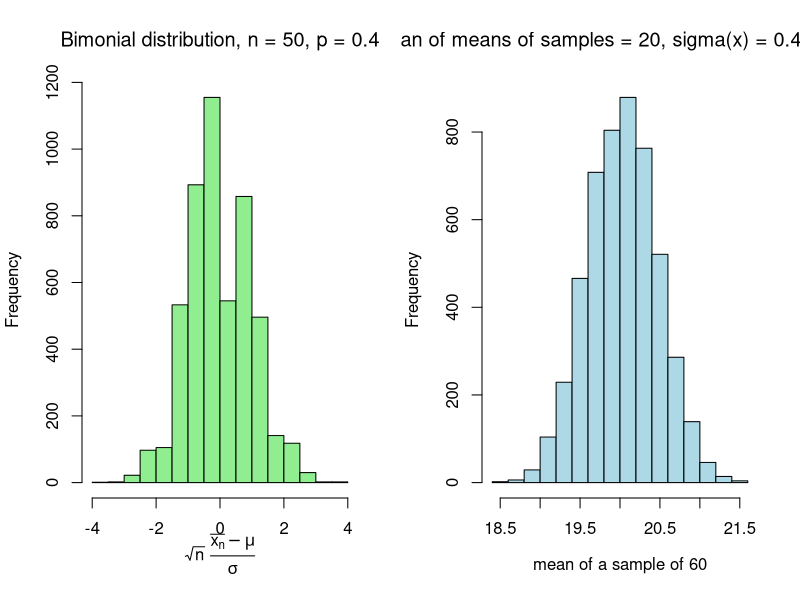

Generate this figure with R:
#
CLT <- function(n, size, prob, sampleSize)
{ 
	par(new=FALSE, mfrow=c(1,2))

	x <- rbinom(n, size, prob)

	#in class
 	y <- sqrt(size) * (x/size - prob) / sqrt(prob * (1- prob))
	hist(y , col='light green',
	     main = substitute(paste("Bimonial distribution, n = ", v1, ", p = ", v2) , list(v1= size, v2=prob)),
		xlab = expression(paste(sqrt(n), ' ', frac(bar(x[n])-mu, sigma)))
		)

	#my thoughts
	for(i in 1:n)
	{
		y[i] <- mean(sample(x, sampleSize, replace=TRUE))
	}

	hist(y , col='light blue',
	     main = substitute(paste("Mean of means of samples = ",  v1, ", sigma(x) = ", v2) , list(v1= round(mean(y)), v2=sd(y))),
		xlab = substitute(paste('mean of a sample of ', v1), list (v1=sampleSize)))

}
	
CLT(5000, 50, 0.4, 60)